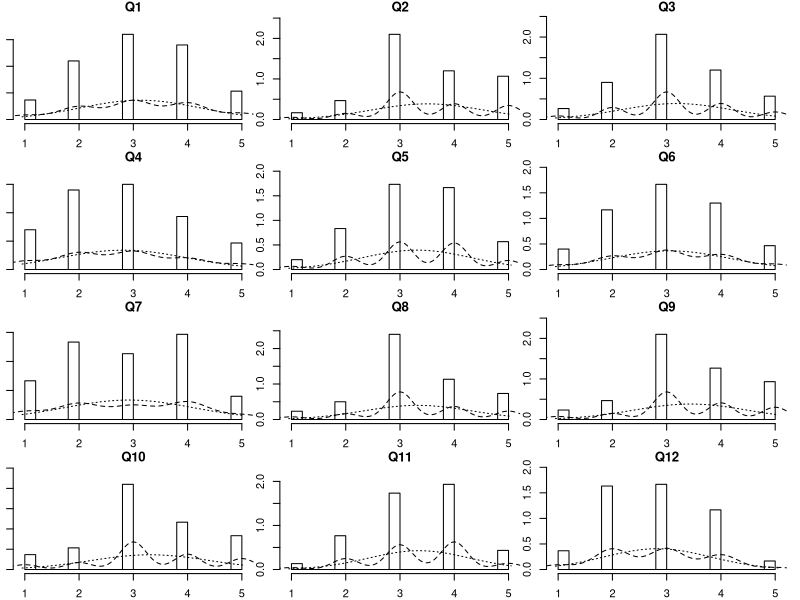
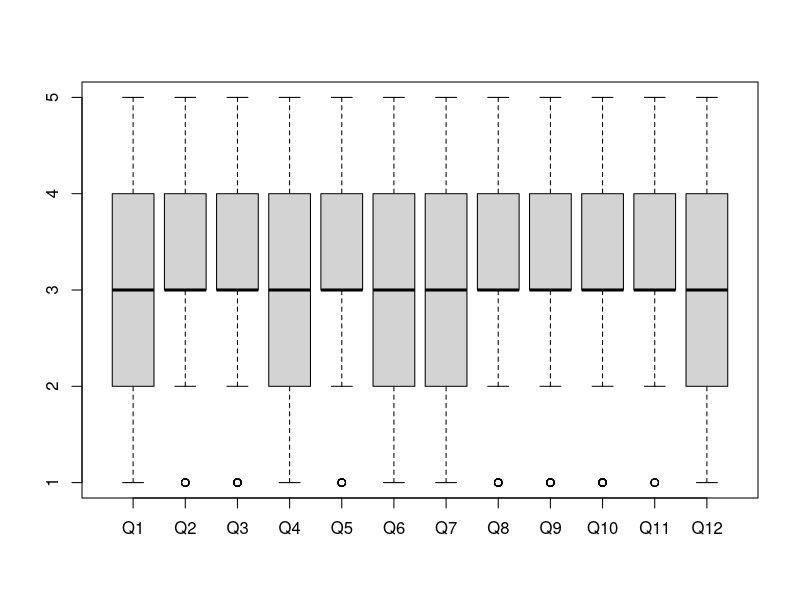
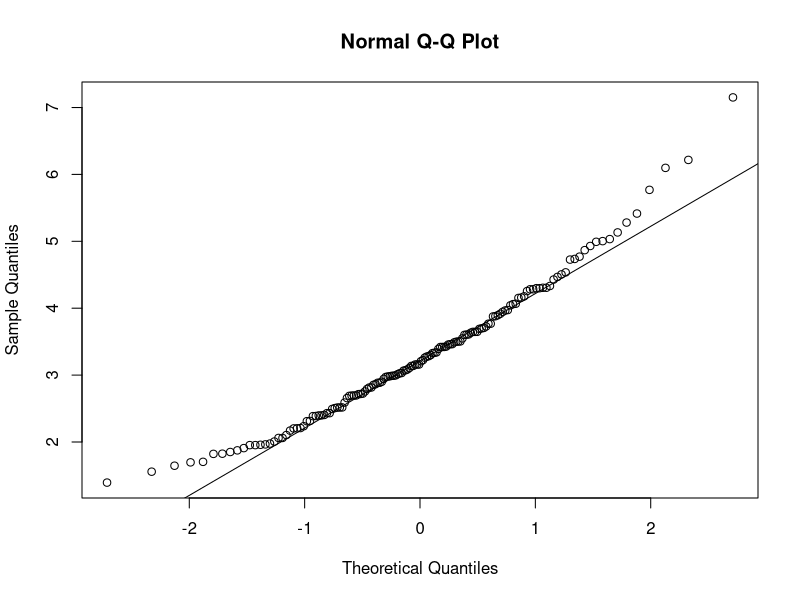
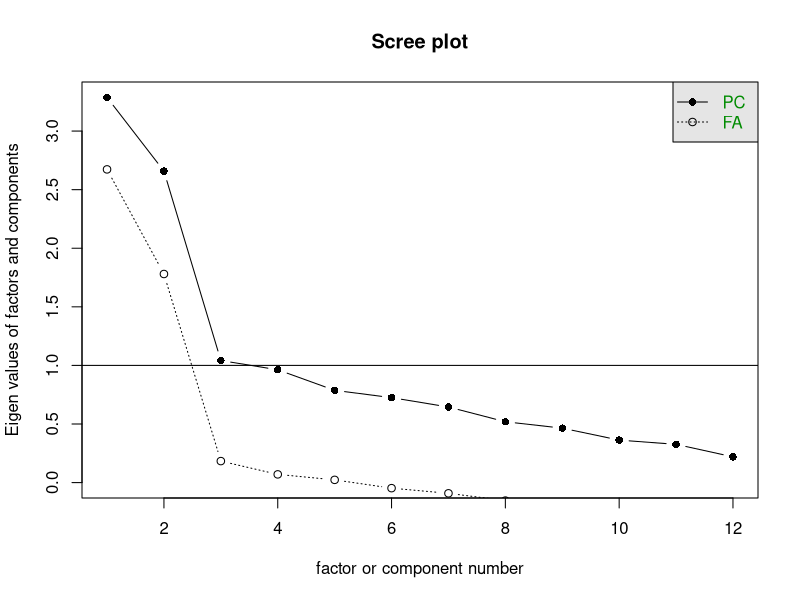
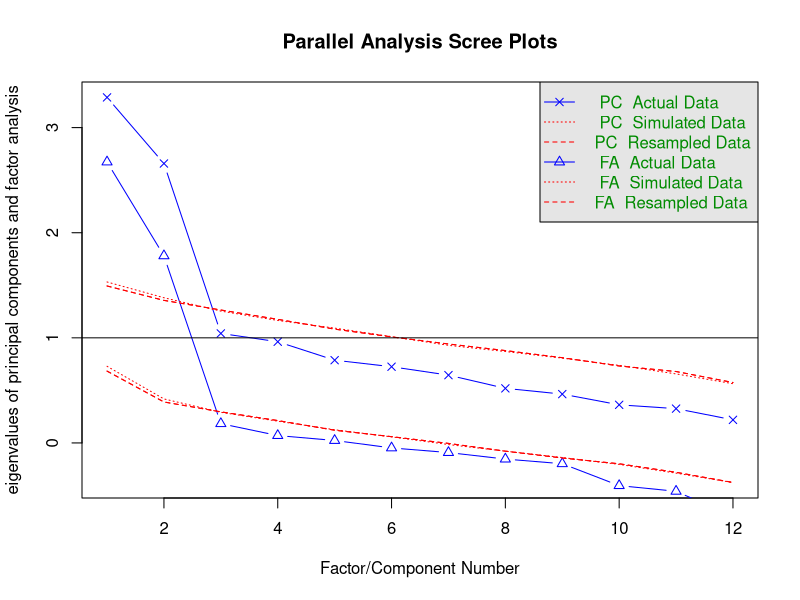

Write R code to recreate these figures, in order.
# ====================================================
# Principal components and Exploratory factor analysis
# Wan Nor Arifin
# ====================================================

# --------------
# Load libraries
library(foreign)  # for importing SPSS data
library(psych)  # for psychometrics
library(lattice)  # easy to plot multivariate plots

# -------------
# Load data set
data = read.spss("Attitude_Statistics v3.sav", use.value.labels = F, to.data.frame = T)
str(data)
data = data[-1]  # exclude ID, we are not going to use the variable
dim(data)  # 12 variables
names(data)  # list variable names
head(data)  # the first 6 observations


# -------------
# Preliminaries

## Descriptive statistics
describe(data)
response.frequencies(data)
print(response.frequencies(data), digit = 2)

## Normality of data

#-Univariate normality

#--1. Histograms
multi.hist(data)
boxplot(data)
# graphically looks normal

#--2. Shapiro Wilk's test
mapply(shapiro.test, data)  # all p.value < 0.05, not normal

#-Multivariate (MV) normality
mardia(data)  # at start and end, away from the line, not MV normal
# kurtosis =  10.8, p < 0.05
# skewness = 735.01, p < 0.05
# not MV normal.

## Check suitability of data for analysis

#--1. Kaiser-Meyer-Olkin (KMO) Measure of Sampling Adequacy (MSA)
KMO(data)  # Overall MSA = 0.76, > 0.7.

#--2. Bartlet's test of sphericity
cortest.bartlett(data)  # p < 0.05, items are correlated

## Determine the number of factors

#--1. Kaiser's eigenvalue > 1 rule.
#--2. Cattell's scree test.
scree = scree(data)
# look at --o-- FA --> 2 factors.
# look at --*-- PC --> 3 factors
print(scree)
# Eigen values of factors > 1 = 2, then number of factor = 2
# Eigen values of principal components > 1 = 3, then number of component = 3
#--3. Parallel analysis.
parallel = fa.parallel(data, fa = "both")
# 2 triangles above dashed line, factor = 2
# 2 x above dashed line, components = 2
print(parallel)
# Parallel analysis suggests:
# number of factors =  2
# number of components = 2


# -----------------------------
# Principal components analysis
## Perform the analysis
#-1. fix the number of components as decided from previous step. Two/three factors are reasonable.
## 2 components
pc = principal(data, nfactors = 2)
print(pc, digits = 3)
print(pc, cut = .3, digits = 3)  # cut = .3 to view only CLs > 0.3
## Interpret
# 2 components
# Q1 CL < 0.3 --> can remove
# Variance explained, RC1 = 26.6%, RC2 = 22.9%

## 3 components
pc1 = principal(data, nfactors = 3)
print(pc1, digits = 3)
print(pc1, cut = .3, digits = 3)
## Interpret
# 3 components
# All CL > 0.3
# Variance explained, RC1 = 25.9%, RC2 = 22.8%, RC3 = 9.5%
# last component small % of variance, may be 2 components are better.

## Remove Q1
pc_1 = principal(data[-c(1)], nfactors = 2)
print(pc_1, cut = .3, digits = 3)
# Q12 has 2 high loadings in 2 components, can remove
# can decide based on 'com' complexity too
# com = 2 means Q12 belongs to both components
# not good for data reduction
# Cumulative variance = 54.0%

## Remove Q12
pc_2 = principal(data[-c(1, 12)], nfactors = 2)
print(pc_2, cut = .3, digits = 3)
# Cumulative variance = 57.3%

## Component scores
pc_2$scores

## Summary
# Components:
# > RC1: Q4, Q5, Q6, Q7, Q11
# > RC2: Q2, Q3, Q8, Q9, Q10
# Name the component:
# > RC1 -- Affinity
# > RC2 -- Importance


# ---------------------------
# Exploratory factor analysis

## Perform the analysis
#-1. fix the number of factors as decided from previous step. Two factors are reasonable.
#-2. choose an appropriate extraction method. We use PAF, `fm = "pa"`.
#-3. choose an appropriate oblique rotation method. We use oblimin, `rotate = "oblimin"`.
## 2 factors
fa = fa(data, nfactors = 2, fm = "pa", rotate = "oblimin")
print(fa, digits = 3)
print(fa, cut = .3, digits = 3)  # cut = .3 to view only FLs > 0.3
## Interpret
# Q1 FL < .3

## Remove Q1
fa_1 = fa(data[-c(1)], nfactors = 2, fm = "pa", rotate = "oblimin")
print(fa_1, cut = .3, digits = 3)
## Interpretation
# Q12 com = 1.98
# item not specific to a factor

## Remove Q12
fa_2 = fa(data[-c(1, 12)], nfactors = 2, fm = "pa", rotate = "oblimin")
print(fa_2, cut = .3, digits = 3)
## Interpretation
# all FLs > .3
# Cumulative variance = 48.1%
# Factor correlation PA1 <-> PA2 = 0.1

## Factor scores
fa_2$scores

## Summary
# Factors:
# > PA1: Q4, Q5, Q6, Q7, Q11
# > PA2: Q2, Q3, Q8, Q9, Q10
# Name the factor:
# > PA1 -- Affinity
# > PA2 -- Importance
